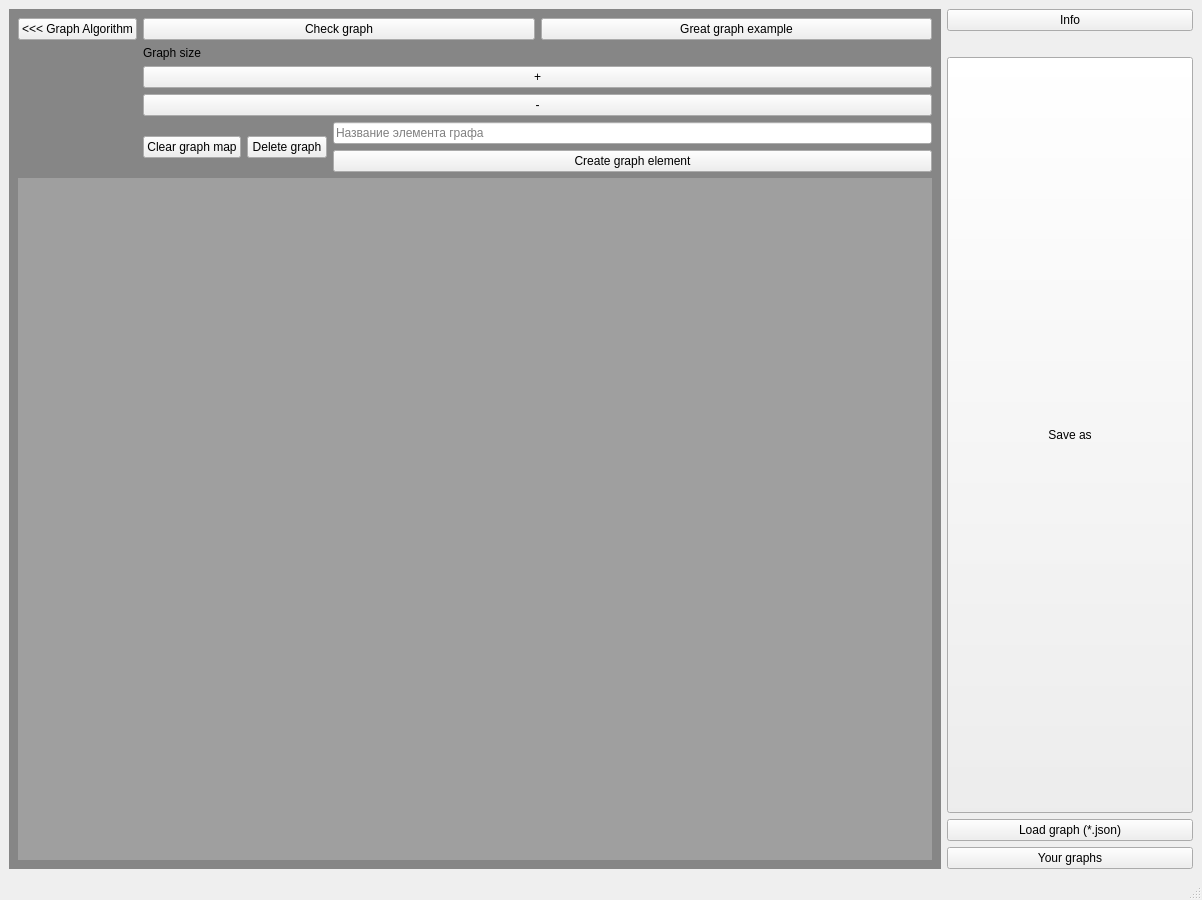
<?xml version="1.0" encoding="UTF-8"?>
<ui version="4.0">
 <class>MainWindow</class>
 <widget class="QMainWindow" name="MainWindow">
  <property name="geometry">
   <rect>
    <x>0</x>
    <y>0</y>
    <width>1202</width>
    <height>900</height>
   </rect>
  </property>
  <property name="sizePolicy">
   <sizepolicy hsizetype="Expanding" vsizetype="Expanding">
    <horstretch>0</horstretch>
    <verstretch>0</verstretch>
   </sizepolicy>
  </property>
  <property name="windowTitle">
   <string>MainWindow</string>
  </property>
  <property name="autoFillBackground">
   <bool>false</bool>
  </property>
  <widget class="QWidget" name="centralwidget">
   <layout class="QHBoxLayout" name="horizontalLayout">
    <item>
     <widget class="QStackedWidget" name="StackedWidget">
      <property name="styleSheet">
       <string notr="true">QStackedWidget {
	background-color: rgb(134, 134, 134)
}</string>
      </property>
      <property name="currentIndex">
       <number>0</number>
      </property>
      <widget class="QWidget" name="First_Page">
       <layout class="QVBoxLayout" name="verticalLayout_3">
        <item>
         <layout class="QFormLayout" name="formLayout_3">
          <item row="0" column="0">
           <layout class="QVBoxLayout" name="FP_VerticalLayout1">
            <item>
             <widget class="QPushButton" name="FP_VL1_PushButton">
              <property name="text">
               <string>&lt;&lt;&lt; Graph Algorithm</string>
              </property>
             </widget>
            </item>
           </layout>
          </item>
          <item row="0" column="1">
           <layout class="QHBoxLayout" name="horizontalLayout_2">
            <item>
             <widget class="QPushButton" name="FP_VP3_CheckGraphBtn">
              <property name="text">
               <string>Check graph</string>
              </property>
             </widget>
            </item>
            <item>
             <widget class="QPushButton" name="FP_VP3_GreatGraphExampleBtn">
              <property name="text">
               <string>Great graph example</string>
              </property>
             </widget>
            </item>
           </layout>
          </item>
          <item row="1" column="1">
           <layout class="QVBoxLayout" name="verticalLayout_2">
            <item>
             <widget class="QLabel" name="label">
              <property name="enabled">
               <bool>true</bool>
              </property>
              <property name="text">
               <string>Graph size</string>
              </property>
             </widget>
            </item>
            <item>
             <widget class="QPushButton" name="pushButton_2">
              <property name="text">
               <string>+</string>
              </property>
             </widget>
            </item>
            <item>
             <widget class="QPushButton" name="pushButton">
              <property name="text">
               <string>-</string>
              </property>
             </widget>
            </item>
           </layout>
          </item>
          <item row="2" column="1">
           <layout class="QHBoxLayout" name="horizontalLayout_3">
            <item>
             <widget class="QPushButton" name="pushButton_3">
              <property name="text">
               <string>Clear graph map</string>
              </property>
             </widget>
            </item>
            <item>
             <widget class="QPushButton" name="pushButton_4">
              <property name="text">
               <string>Delete graph</string>
              </property>
             </widget>
            </item>
            <item>
             <layout class="QVBoxLayout" name="verticalLayout_4">
              <item>
               <widget class="QLineEdit" name="FP_VP2_LineEdit">
                <property name="text">
                 <string/>
                </property>
                <property name="placeholderText">
                 <string>Название элемента графа</string>
                </property>
                <property name="clearButtonEnabled">
                 <bool>true</bool>
                </property>
               </widget>
              </item>
              <item>
               <widget class="QPushButton" name="FP_VP2_PushButton">
                <property name="text">
                 <string>Create graph element</string>
                </property>
               </widget>
              </item>
             </layout>
            </item>
           </layout>
          </item>
          <item row="3" column="0" colspan="2">
           <widget class="QMdiArea" name="mdiArea"/>
          </item>
         </layout>
        </item>
       </layout>
      </widget>
      <widget class="QWidget" name="Second_Page">
       <layout class="QVBoxLayout" name="verticalLayout">
        <item>
         <layout class="QFormLayout" name="formLayout_2">
          <item row="0" column="0">
           <layout class="QFormLayout" name="formLayout">
            <item row="0" column="0">
             <widget class="QPushButton" name="SP_HL_VL_VL_PushButton">
              <property name="enabled">
               <bool>true</bool>
              </property>
              <property name="text">
               <string>&lt;&lt;&lt; Редактор графов</string>
              </property>
             </widget>
            </item>
            <item row="1" column="0">
             <widget class="QPushButton" name="SP_HL_VL_VL2_PushButton">
              <property name="text">
               <string>Обойти граф</string>
              </property>
             </widget>
            </item>
           </layout>
          </item>
          <item row="0" column="1">
           <layout class="QHBoxLayout" name="SP_HL_HorizontalLayout">
            <item>
             <layout class="QVBoxLayout" name="SP_HL_HL_VerticalLayout">
              <item>
               <widget class="QLabel" name="SP_HL_HL_VL1_Label">
                <property name="text">
                 <string>Выбрать цвет стрелки:</string>
                </property>
               </widget>
              </item>
              <item>
               <widget class="QListWidget" name="SP_HL_HL_VL1_ListWidget">
                <item>
                 <property name="text">
                  <string>Красный</string>
                 </property>
                </item>
                <item>
                 <property name="text">
                  <string>Синий</string>
                 </property>
                </item>
                <item>
                 <property name="text">
                  <string>Зеленый</string>
                 </property>
                </item>
                <item>
                 <property name="text">
                  <string>Желтый </string>
                 </property>
                </item>
                <item>
                 <property name="text">
                  <string>Розовый</string>
                 </property>
                </item>
                <item>
                 <property name="text">
                  <string>Фиолетовый</string>
                 </property>
                </item>
                <item>
                 <property name="text">
                  <string>Голубой</string>
                 </property>
                </item>
                <item>
                 <property name="text">
                  <string>Пурпурный</string>
                 </property>
                </item>
                <item>
                 <property name="text">
                  <string>Салатовый</string>
                 </property>
                </item>
                <item>
                 <property name="text">
                  <string>Коричневый</string>
                 </property>
                </item>
               </widget>
              </item>
              <item>
               <widget class="QPushButton" name="SP_HL_HL_VL1_ChangeColorBtn">
                <property name="text">
                 <string>Выбрать свой цвет</string>
                </property>
               </widget>
              </item>
             </layout>
            </item>
            <item>
             <layout class="QVBoxLayout" name="SP_HL_HL_VerticalLayout3">
              <item>
               <widget class="QLabel" name="SP_HL_HL_VL3_Label">
                <property name="text">
                 <string>Выбрать тип обхода дерева:</string>
                </property>
               </widget>
              </item>
              <item>
               <widget class="QListWidget" name="SP_HL_HL_VL3_ListWidget"/>
              </item>
             </layout>
            </item>
            <item>
             <layout class="QVBoxLayout" name="SP_HL_HL_VerticalLayout_2">
              <item>
               <widget class="QLabel" name="SP_HL_HL_VL2_Label">
                <property name="text">
                 <string>Выбрать тип перемещения стрелок:</string>
                </property>
               </widget>
              </item>
              <item>
               <widget class="QListWidget" name="SP_HL_HL_VL2_ListWidget"/>
              </item>
             </layout>
            </item>
           </layout>
          </item>
          <item row="1" column="0" colspan="2">
           <widget class="QMdiArea" name="mdiArea_2"/>
          </item>
         </layout>
        </item>
       </layout>
      </widget>
     </widget>
    </item>
    <item>
     <layout class="QGridLayout" name="gridLayout">
      <property name="sizeConstraint">
       <enum>QLayout::SetNoConstraint</enum>
      </property>
      <item row="1" column="0">
       <widget class="QLabel" name="VP_Label">
        <property name="text">
         <string/>
        </property>
       </widget>
      </item>
      <item row="2" column="0">
       <widget class="QPushButton" name="pushButton_5">
        <property name="sizePolicy">
         <sizepolicy hsizetype="Expanding" vsizetype="Expanding">
          <horstretch>0</horstretch>
          <verstretch>0</verstretch>
         </sizepolicy>
        </property>
        <property name="text">
         <string>Save as</string>
        </property>
       </widget>
      </item>
      <item row="3" column="0">
       <widget class="QPushButton" name="VP_UploadGraphButton">
        <property name="text">
         <string>Load graph (*.json)</string>
        </property>
       </widget>
      </item>
      <item row="4" column="0">
       <widget class="QPushButton" name="VP_PushButton1">
        <property name="text">
         <string>Your graphs</string>
        </property>
       </widget>
      </item>
      <item row="0" column="0">
       <widget class="QPushButton" name="Info">
        <property name="enabled">
         <bool>true</bool>
        </property>
        <property name="cursor">
         <cursorShape>ArrowCursor</cursorShape>
        </property>
        <property name="text">
         <string>Info</string>
        </property>
       </widget>
      </item>
     </layout>
    </item>
   </layout>
  </widget>
  <widget class="QMenuBar" name="menubar">
   <property name="geometry">
    <rect>
     <x>0</x>
     <y>0</y>
     <width>1202</width>
     <height>21</height>
    </rect>
   </property>
  </widget>
  <widget class="QStatusBar" name="statusbar"/>
 </widget>
 <resources/>
 <connections/>
</ui>
